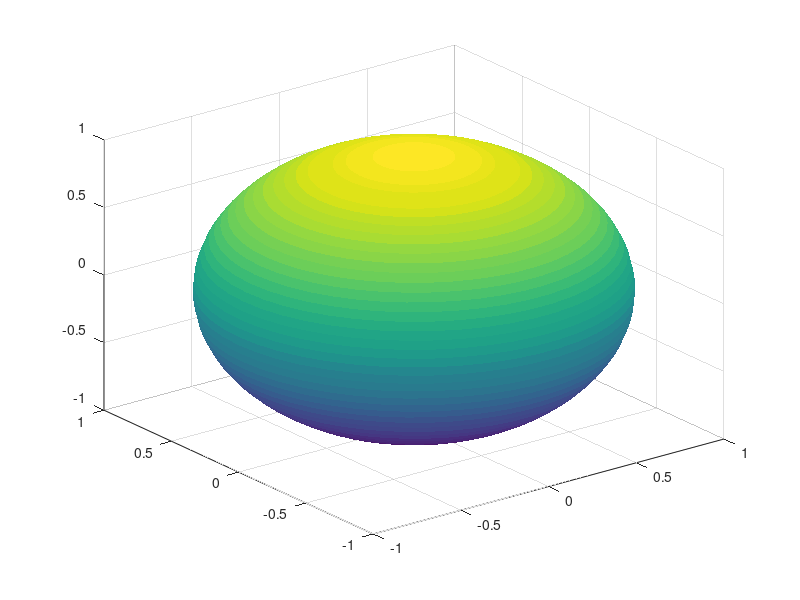

Source code (MATLAB): (Note: this script raises an error after producing the figure.)
%fill()
%stop sign
% t = (1:2:15)'*pi/8;
% x = sin(t);
% y = cos(t);
% fill(x,y,'r');
% axis square off;
% text(0,0,'STOP','Color','w','FontSize',80,...
%     'FontWeight','bold','HorizontalAlignment','center');

%WAIT sign
% t = 0 : pi/2:2*pi;
% x = sin(t);
% y = cos(t);
% fill(x,y,'y');
% text(0,0,'WAIT','Color','black','FontSize',80,...
% 'FontWeight','bold','HorizontalAlignment','center');

%Color space
%[R G B] 0 minimum 1 maximum 8-bit equivalence
%[0 0 0] [255 255 255]

%Visualizing Data as an Image
% [x,y] = meshgrid(-3 :.2:3, -3:.2:3);
% z = x.^2 + x.*y +y.^2;
% surf(x,y,z);
% box on;
% set(gca,'FontSize',16);
% zlabel('z');
% xlim([-4 4]);
% xlabel('x');
% ylim([-4 4]);
% ylabel('y');
% % imagesc(z);
% % axis square;
% % xlabel('x');
% % ylabel('y');
% colorbar;
% colormap(hot);
% colormap(cool);

%create a custom green color map
% x = [1:10; 3:12; 5:14];
% imagesc(x);
% colorbar;
% map = colormap;
% for i = 1:length(map)
%     map(i,:) = [0 (i-1)/256 0];
% end
% colormap(map);

%3D plot
% x = 0: 0.1 : 3*pi;
% z1 = sin(x);
% z2 = sin(2*x);
% z3 = sin(3*x);
% y1 = zeros(size(x));
% y3 = ones(size(x));
% y2 = y3./2;
% plot3(x,y1,z1,'r',x,y2,z2,'b',x,y3,z3,'g');
% grid on;
% xlabel('x-axis');
% ylabel('y-axis');
% zlabel('z-axis');

% t = 0:pi/50:10*pi;
% plot3(sin(t),cos(t),t);
% grid on;
% axis square;

% turns = 40*pi;
% t = linspace(0,turns,4000);
% x = cos(t).*(turns -t)./turns;
% y = sin(t).*(turns-t)./turns;
% z = t./turns;
% plot3(x,y,z);
% grid on;

%Principles for 3D surface plots
%meshgrid
% x = -3.5:0.2:3.5;
% y = -3.5:.2:3.5;
% [X,Y] = meshgrid(x,y);%produce 2 matrix
% Z = X.*exp(-x.^2-Y^2);
% subplot(1,2,1);
% mesh(X,Y,Z);
% axis square;
% subplot(1,2,2);
% contour(X,Y,Z);
% axis square;

%Various Contour Plots
% x = -3.5:0.2:3.5;
% y = -3.5:.2:3.5;
% [X,Y] = meshgrid(x,y);%produce 2 matrix
% Z = X.*exp(-x.^2-Y^2);
% subplot(1,3,1);
% contour(Z,[-.45:.05:.45]);
% axis square;
% subplot(1,3,2);
% [C,h] = contour(Z);
% clabel(C,h);
% axis square;
% subplot(1,3,3);
% contourf(Z);
% axis square;

%meshc and surfc
%View Angle
sphere(50);
shading flat;
light('Position',[1 3 2]);
light('Postion',[-3 -1 3]);
material shiny;
axis vis3d off;
set(gcf,'Color',[1 1 1]);
view(-45,20);
%patch()
%